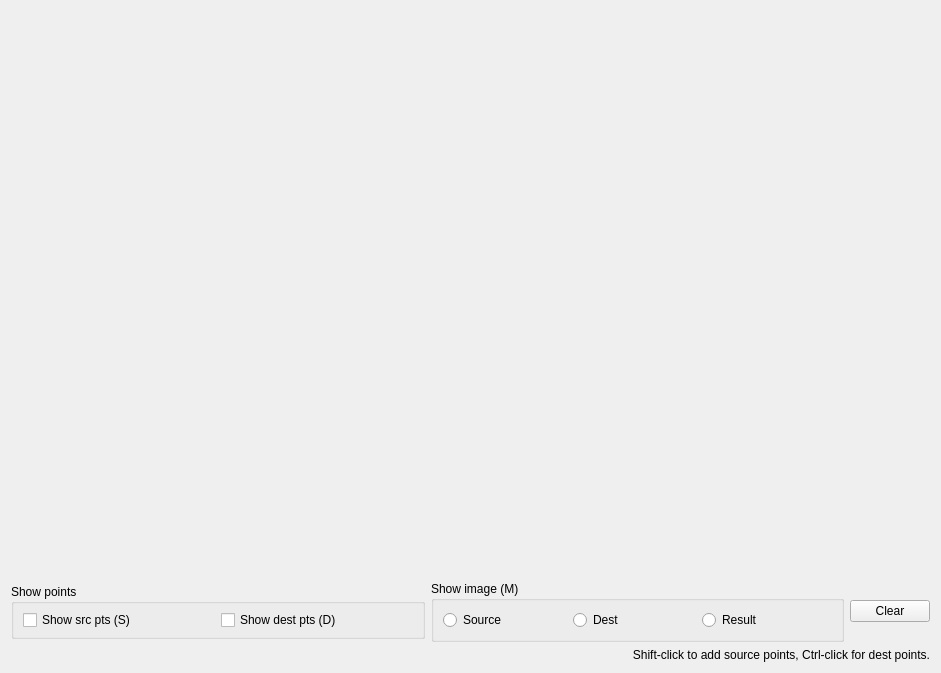
<?xml version="1.0" encoding="UTF-8"?>
<ui version="4.0">
 <class>Form</class>
 <widget class="QWidget" name="Form">
  <property name="geometry">
   <rect>
    <x>0</x>
    <y>0</y>
    <width>941</width>
    <height>673</height>
   </rect>
  </property>
  <property name="windowTitle">
   <string>Form</string>
  </property>
  <layout class="QVBoxLayout" name="verticalLayout" stretch="1,0,0">
   <item>
    <widget class="Canvas" name="canvas" native="true">
     <property name="sizePolicy">
      <sizepolicy hsizetype="Preferred" vsizetype="Preferred">
       <horstretch>0</horstretch>
       <verstretch>0</verstretch>
      </sizepolicy>
     </property>
    </widget>
   </item>
   <item>
    <layout class="QHBoxLayout" name="horizontalLayout_3" stretch="0,0,0">
     <property name="spacing">
      <number>6</number>
     </property>
     <property name="sizeConstraint">
      <enum>QLayout::SetDefaultConstraint</enum>
     </property>
     <item>
      <widget class="QGroupBox" name="groupBox">
       <property name="sizePolicy">
        <sizepolicy hsizetype="Preferred" vsizetype="Preferred">
         <horstretch>1</horstretch>
         <verstretch>0</verstretch>
        </sizepolicy>
       </property>
       <property name="minimumSize">
        <size>
         <width>0</width>
         <height>0</height>
        </size>
       </property>
       <property name="maximumSize">
        <size>
         <width>16777215</width>
         <height>55</height>
        </size>
       </property>
       <property name="title">
        <string>Show points</string>
       </property>
       <layout class="QHBoxLayout" name="horizontalLayout">
        <property name="sizeConstraint">
         <enum>QLayout::SetDefaultConstraint</enum>
        </property>
        <item>
         <widget class="QCheckBox" name="checkBoxSrc">
          <property name="text">
           <string>Show src pts (S)</string>
          </property>
         </widget>
        </item>
        <item>
         <widget class="QCheckBox" name="checkBoxDest">
          <property name="text">
           <string>Show dest pts (D)</string>
          </property>
         </widget>
        </item>
       </layout>
      </widget>
     </item>
     <item>
      <widget class="QGroupBox" name="groupBox_2">
       <property name="sizePolicy">
        <sizepolicy hsizetype="Preferred" vsizetype="Preferred">
         <horstretch>1</horstretch>
         <verstretch>0</verstretch>
        </sizepolicy>
       </property>
       <property name="minimumSize">
        <size>
         <width>0</width>
         <height>0</height>
        </size>
       </property>
       <property name="maximumSize">
        <size>
         <width>16777215</width>
         <height>16777215</height>
        </size>
       </property>
       <property name="title">
        <string>Show image (M)</string>
       </property>
       <layout class="QHBoxLayout" name="horizontalLayout_2">
        <property name="spacing">
         <number>0</number>
        </property>
        <property name="sizeConstraint">
         <enum>QLayout::SetDefaultConstraint</enum>
        </property>
        <item>
         <widget class="QRadioButton" name="radioSource">
          <property name="text">
           <string>Source</string>
          </property>
         </widget>
        </item>
        <item>
         <widget class="QRadioButton" name="radioDest">
          <property name="text">
           <string>Dest</string>
          </property>
         </widget>
        </item>
        <item>
         <widget class="QRadioButton" name="radioResult">
          <property name="text">
           <string>Result</string>
          </property>
         </widget>
        </item>
       </layout>
      </widget>
     </item>
     <item>
      <layout class="QVBoxLayout" name="verticalLayout_2">
       <property name="topMargin">
        <number>0</number>
       </property>
       <item>
        <widget class="QPushButton" name="clearButton">
         <property name="text">
          <string>Clear</string>
         </property>
        </widget>
       </item>
      </layout>
     </item>
    </layout>
   </item>
   <item>
    <layout class="QHBoxLayout" name="horizontalLayout_4" stretch="1">
     <item>
      <widget class="QLabel" name="label">
       <property name="layoutDirection">
        <enum>Qt::LeftToRight</enum>
       </property>
       <property name="text">
        <string>Shift-click to add source points, Ctrl-click for dest points.</string>
       </property>
       <property name="alignment">
        <set>Qt::AlignRight|Qt::AlignTrailing|Qt::AlignVCenter</set>
       </property>
      </widget>
     </item>
    </layout>
   </item>
  </layout>
 </widget>
 <customwidgets>
  <customwidget>
   <class>Canvas</class>
   <extends>QWidget</extends>
   <header>pcot.ui.canvas</header>
   <container>1</container>
  </customwidget>
 </customwidgets>
 <resources/>
 <connections/>
</ui>
